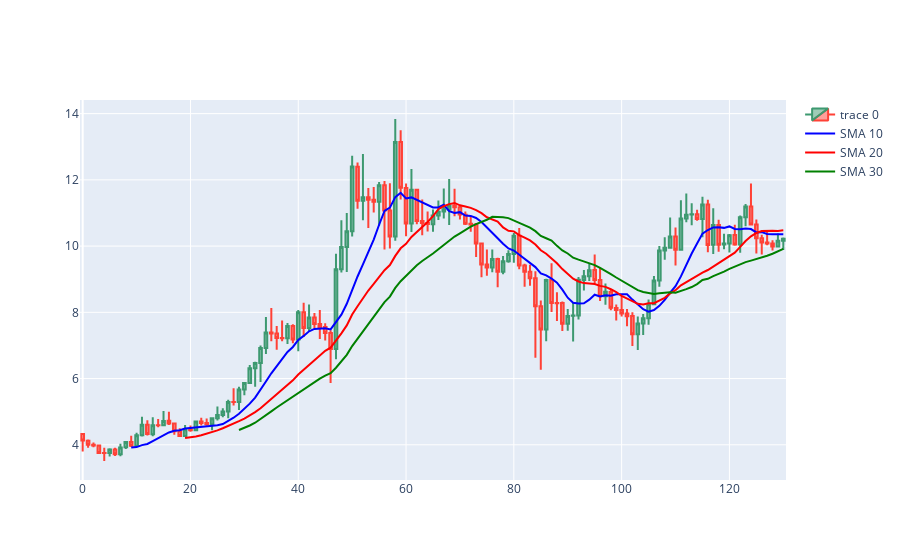

The notebook cell saved with this chart:
### Code cell
import plotly.graph_objects as go

dfpl = data[:]
fig = go.Figure(data=[go.Candlestick(x=dfpl.index,
                open=dfpl['open'],
                high=dfpl['high'],
                low=dfpl['low'],
                close=dfpl['close'])])

# Add the moving averages to the plot
fig.add_trace(go.Scatter(x=dfpl.index, y=dfpl['SMA_10'], mode='lines', name='SMA 10', line=dict(color='blue')))
fig.add_trace(go.Scatter(x=dfpl.index, y=dfpl['SMA_20'], mode='lines', name='SMA 20', line=dict(color='red')))
fig.add_trace(go.Scatter(x=dfpl.index, y=dfpl['SMA_30'], mode='lines', name='SMA 30', line=dict(color='green')))

fig.update_layout(xaxis_rangeslider_visible=False)
fig.show()

### Figure 1 — Plotly figure (JSON) as saved in the notebook; plotly's stock layout.template omitted (floating-point values rounded to 4 significant figures; data arrays with more than 128 entries replaced by an {"elided": "..."} marker saying what was removed)
{"data": [{"close": {"elided": "131 float values"}, "high": {"elided": "131 float values"}, "low": {"elided": "131 float values"}, "open": {"elided": "131 float values"}, "type": "candlestick", "x": {"elided": "131 int values"}}, {"line": {"color": "blue"}, "mode": "lines", "name": "SMA 10", "type": "scatter", "x": {"elided": "131 int values"}, "y": {"elided": "131 float values"}}, {"line": {"color": "red"}, "mode": "lines", "name": "SMA 20", "type": "scatter", "x": {"elided": "131 int values"}, "y": {"elided": "131 float values"}}, {"line": {"color": "green"}, "mode": "lines", "name": "SMA 30", "type": "scatter", "x": {"elided": "131 int values"}, "y": {"elided": "131 float values"}}], "layout": {"xaxis": {"rangeslider": {"visible": false}}}}
